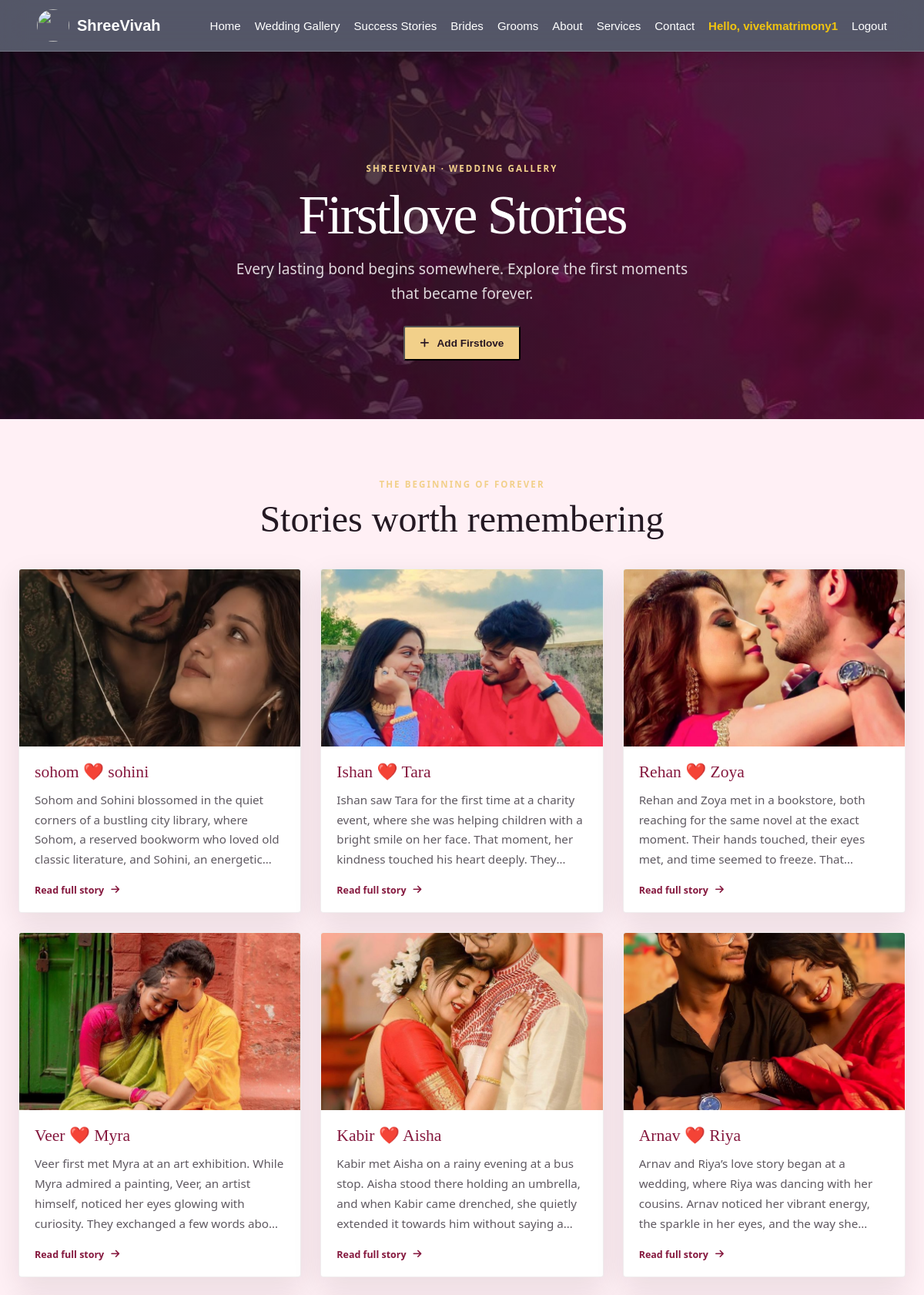
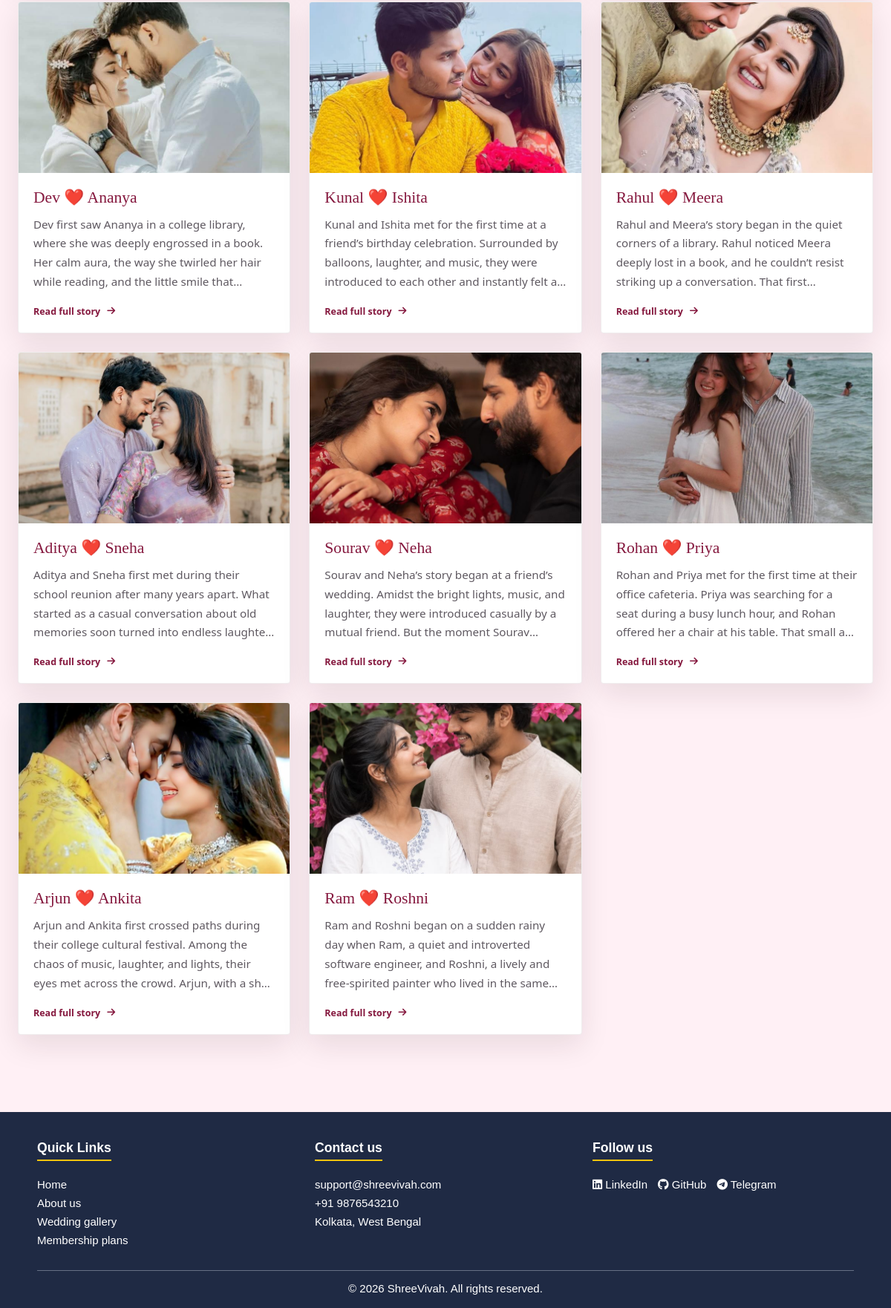
Page /works/firstlook/ (signed in) on the committed database (2 pictures, top to bottom).
### works/models.py (models this page shows, shortened)
class Firstlook(models.Model):
    title = models.CharField(max_length=200)
    description = models.TextField(blank=True)
    image = models.ImageField(upload_to=firstlook_image_upload_to, blank=True)
    image_path = models.CharField(max_length=255, blank=True)
    class Meta:
        verbose_name = "Firstlove story"
        verbose_name_plural = "Firstlove stories"

### works/views.py (the view)
# urls.py: path('firstlook/', views.firstlook, name='firstlook'),
@login_required
def firstlook(request):
    firstlooks = Firstlook.objects.order_by("-pk")
    form = FirstlookForm(
        request.POST if request.method == "POST" else None,
        request.FILES if request.method == "POST" else None,
    )
    if request.method == "POST":
        if form.is_valid():
            form.save()
            messages.success(request, "Your Firstlove story has been added.")
            return redirect("firstlook")
    return render(
        request,
        "works/firstlook.html",
        {"firstlooks": firstlooks, "form": form},
    )

### works/templates/works/firstlook.html (shortened to what this page needs)
{% load static %}
<!DOCTYPE html>
<html lang="en">
<head>
  <link rel="stylesheet" href="{% static 'works/css/firstlook.css' %}">
</head>
<body>
  {% include "main/navbar.html" %}
  <header class="hero">
    <p class="hero-eyebrow">ShreeVivah · Wedding Gallery</p>
    <h1>Firstlove Stories</h1>
    <p>Every lasting bond begins somewhere. Explore the first moments that became forever.</p>
    <button
      class="add-story-button"
      id="add-firstlove-toggle"
      type="button"
      aria-controls="add-firstlove"
      aria-expanded="{% if form.errors %}true{% else %}false{% endif %}">
      <i class="fa-solid fa-plus" aria-hidden="true"></i> Add Firstlove
    </button>
  </header>
  <section class="couples">
    <div class="stories-intro">
      <span class="stories-kicker">The beginning of forever</span>
      <h2>Stories worth remembering</h2>
    </div>
    {% for story in firstlooks %}
    <article class="couple-card">
      <button
        class="story-card-trigger"
        type="button"
        data-story-title="{{ story.title }}"
        data-story="{{ story.description }}"
        aria-label="Read the full story of {{ story.title }}">
        {% if story.image %}
          <img src="{{ story.image.url }}" alt="" loading="lazy">
        {% elif story.image_path %}
          <img src="{% static story.image_path %}" alt="" loading="lazy">
        {% endif %}
        <span class="story-card-title">{{ story.title }}</span>
        <span class="story-card-preview">{{ story.description }}</span>
        <span class="story-card-more">Read full story <i class="fa-solid fa-arrow-right" aria-hidden="true"></i></span>
      </button>
    </article>
    {% endfor %}
  </section>
  {% include "main/footer.html" %}
</body>
</html>

### main/templates/main/navbar.html (shortened to what this page needs)
{% load static %}
<link rel="stylesheet" href="{% static 'main/css/site-shell.css' %}?v=2">
<link rel="stylesheet" href="https://cdnjs.cloudflare.com/ajax/libs/font-awesome/6.5.0/css/all.min.css">
{% url 'index' as home_url %}
{% url 'work' as work_url %}
{% url 'success_stories' as stories_url %}
{% url 'bride' as bride_url %}
{% url 'groom' as groom_url %}
{% url 'about' as about_url %}
{% url 'services' as services_url %}
{% url 'contact' as contact_url %}
<header class="site-header">
  <a class="site-brand" href="{% url 'index' %}">
    <img src="{% static 'main/images/1.png' %}" alt="">
    <span>ShreeVivah</span>
  </a>
  <nav class="site-nav" id="site-nav" aria-label="Main navigation">
    <a href="{{ home_url }}"{% if request.path == home_url %} class="is-active" aria-current="page"{% endif %}>Home</a>
    <a href="{{ work_url }}"{% if request.path == work_url %} class="is-active" aria-current="page"{% endif %}>Wedding Gallery</a>
    <a href="{{ stories_url }}"{% if request.path == stories_url %} class="is-active" aria-current="page"{% endif %}>Success Stories</a>
    <a href="{{ bride_url }}"{% if request.path == bride_url %} class="is-active" aria-current="page"{% endif %}>Brides</a>
    <a href="{{ groom_url }}"{% if request.path == groom_url %} class="is-active" aria-current="page"{% endif %}>Grooms</a>
    <a href="{{ about_url }}"{% if request.path == about_url %} class="is-active" aria-current="page"{% endif %}>About</a>
    <a href="{{ services_url }}"{% if request.path == services_url %} class="is-active" aria-current="page"{% endif %}>Services</a>
    <a href="{{ contact_url }}"{% if request.path == contact_url %} class="is-active" aria-current="page"{% endif %}>Contact</a>
    {% if request.user.is_authenticated %}
      <span class="site-nav-user">Hello, {{ request.user.username }}</span>
      <a href="{% url 'logout' %}">Logout</a>
    {% else %}
      <a href="{% url 'signup' %}">Sign up</a>
      <a href="{% url 'login' %}">Login</a>
    {% endif %}
  </nav>
</header>

### main/templates/main/footer.html
<footer class="site-footer">
  <div class="site-footer-inner">
    <section class="site-footer-section" aria-labelledby="footer-links-title">
      <h2 id="footer-links-title">Quick Links</h2>
      <ul>
        <li><a href="{% url 'index' %}">Home</a></li>
        <li><a href="{% url 'about' %}">About us</a></li>
        <li><a href="{% url 'work' %}">Wedding gallery</a></li>
        <li><a href="{% url 'plans' %}">Membership plans</a></li>
      </ul>
    </section>
    <section class="site-footer-section" aria-labelledby="footer-contact-title">
      <h2 id="footer-contact-title">Contact us</h2>
      <p><a href="mailto:support@shreevivah.com">support@shreevivah.com</a></p>
      <p><a href="tel:+919876543210">+91 9876543210</a></p>
      <p>Kolkata, West Bengal</p>
    </section>
    <section class="site-footer-section" aria-labelledby="footer-social-title">
      <h2 id="footer-social-title">Follow us</h2>
      <ul class="site-social-links">
        <li><a href="https://www.linkedin.com/in/srimanta-bag-719793371/" aria-label="LinkedIn"><i class="fa-brands fa-linkedin" aria-hidden="true"></i> LinkedIn</a></li>
        <li><a href="https://github.com/DeveloperSimu" aria-label="GitHub"><i class="fa-brands fa-github" aria-hidden="true"></i> GitHub</a></li>
        <li><a href="https://t.me/S_Floating_Heart" aria-label="Telegram"><i class="fa-brands fa-telegram" aria-hidden="true"></i> Telegram</a></li>
      </ul>
    </section>
  </div>
  <p class="site-footer-bottom">&copy; 2026 ShreeVivah. All rights reserved.</p>
</footer>

### works/static/works/css/firstlook.css (style rules this page uses)
body { margin: 0; font-family: 'Segoe UI', sans-serif; background: #fff0f5; color: #333; }
.hero { text-align: center; padding: 80px 20px; background: linear-gradient(120deg, rgba(228, 81, 86, 0.6), lab(8.93% 6.45 5.32 / 0.6)), url('../images/b1.jpeg') no-repeat center/cover; color: white; }
.hero h1 { font-size: 2.5rem; margin-bottom: 10px; opacity: 0; transform: translateY(30px); animation: fadeUp 1.5s ease forwards; }
.hero p { font-size: 1.2rem; opacity: 0; transform: translateY(30px); animation: fadeUp 2s ease forwards; animation-delay: 0.5s; }
.couples { display: grid; grid-template-columns: repeat(auto-fit, minmax(320px, 1fr)); gap: 20px; padding: 30px; }
.couple-card { background: white; border-radius: 15px; box-shadow: 0 4px 10px rgba(0,0,0,0.15); overflow: hidden; transition: transform 0.3s; }
.couple-card img { width: 100%; height: 250px; object-fit: cover; }
.hero { position: relative; padding: clamp(82px, 11vw, 140px) 22px 76px; background: linear-gradient(115deg, rgba(18, 12, 24, .88), rgba(89, 18, 47, .68)), url('../images/b1.jpeg') no-repeat center/cover; }
.hero-eyebrow, .stories-kicker { color: #f2d08a; font-size: .72rem !important; font-weight: 700; letter-spacing: .18em; text-transform: uppercase; }
.hero h1 { margin: 12px 0; font-family: Georgia, 'Times New Roman', serif; font-size: clamp(2.7rem, 6vw, 5rem); font-weight: 400; letter-spacing: -.04em; }
.hero > p:not(.hero-eyebrow) { max-width: 620px; margin: 0 auto 25px; color: rgba(255, 255, 255, .84); line-height: 1.7; }
.add-story-button { display: inline-flex; align-items: center; gap: 10px; padding: 13px 20px; border-radius: 3px; background: #f2d08a; color: #271622; font-size: .85rem; font-weight: 700; text-decoration: none; transition: transform .2s ease, background .2s ease; }
.couples { max-width: 1320px; margin: 0 auto; padding: clamp(36px, 6vw, 76px) 24px; gap: 25px; }
.stories-intro { grid-column: 1 / -1; padding: 0 0 12px; text-align: center; }
.stories-intro h2 { margin: 8px 0 0; color: #241923; font-family: Georgia, 'Times New Roman', serif; font-size: clamp(2rem, 4vw, 3rem); font-weight: 400; }
.couple-card { min-width: 0; min-height: 0; border: 1px solid rgba(70, 28, 47, .08); border-radius: 4px; background: #fff; box-shadow: 0 14px 38px rgba(38, 20, 32, .1); overflow: hidden; transition: transform .2s ease, box-shadow .2s ease; }
.story-card-trigger { width: 100%; height: 100%; min-height: 440px; display: flex; flex-direction: column; align-items: stretch; padding: 0; border: 0; background: transparent; color: inherit; cursor: pointer; font: inherit; text-align: left; }
.story-card-trigger img { width: 100%; height: 230px; flex: 0 0 230px; object-fit: cover; }
.story-card-title { display: block; margin: 20px 20px 10px; color: #85183e; font-family: Georgia, 'Times New Roman', serif; font-size: 1.35rem; line-height: 1.25; }
.story-card-preview { display: -webkit-box; margin: 0 20px; overflow: hidden; color: #5f5961; font-size: .95rem; line-height: 1.7; -webkit-box-orient: vertical; -webkit-line-clamp: 4; }
.story-card-more { display: flex; align-items: center; gap: 9px; margin: auto 20px 20px; padding-top: 18px; color: #85183e; font-size: .78rem; font-weight: 700; }
.story-card-more i { transition: transform .2s ease; }

### static/responsive.css (style rules this page uses)
*, *::before, *::after { box-sizing: border-box; }
html { max-width: 100%; overflow-x: clip; }
body { max-width: 100%; }
img, video, iframe { max-width: 100%; }
input, select, textarea, button { max-width: 100%; }

### rows in the picture
Firstlook: image (picture), title "sohom ❤️ sohini", description "Sohom and Sohini blossomed in the quiet corners of a bustling city library, where Sohom, a reserved bookworm who loved old classic literature, and Sohini, an…"
Firstlook: image_path (picture), title "Ishan ❤️ Tara", description "Ishan saw Tara for the first time at a charity event, where she was helping children with a bright smile on her face. That moment, her kindness touched his heart deeply.…"
Firstlook: image_path (picture), title "Rehan ❤️ Zoya", description "Rehan and Zoya met in a bookstore, both reaching for the same novel at the exact moment. Their hands touched, their eyes met, and time seemed to freeze.…"
Firstlook: image_path (picture), title "Veer ❤️ Myra", description "Veer first met Myra at an art exhibition. While Myra admired a painting, Veer, an artist himself, noticed her eyes glowing with curiosity. They exchanged a few words…"
Firstlook: image_path (picture), title "Kabir ❤️ Aisha", description "Kabir met Aisha on a rainy evening at a bus stop. Aisha stood there holding an umbrella, and when Kabir came drenched, she quietly extended it towards him without saying…"
Firstlook: image_path (picture), title "Arnav ❤️ Riya", description "Arnav and Riya’s love story began at a wedding, where Riya was dancing with her cousins. Arnav noticed her vibrant energy, the sparkle in her eyes, and the way…"
Firstlook: image_path (picture), title "Dev ❤️ Ananya", description "Dev first saw Ananya in a college library, where she was deeply engrossed in a book. Her calm aura, the way she twirled her hair while reading, and the little smile…"
Firstlook: image_path (picture), title "Kunal ❤️ Ishita", description "Kunal and Ishita met for the first time at a friend’s birthday celebration. Surrounded by balloons, laughter, and music, they were introduced to each other and instantly felt…"
Firstlook: image_path (picture), title "Rahul ❤️ Meera", description "Rahul and Meera’s story began in the quiet corners of a library. Rahul noticed Meera deeply lost in a book, and he couldn’t resist striking up a conversation. That…"
Firstlook: image_path (picture), title "Aditya ❤️ Sneha", description "Aditya and Sneha first met during their school reunion after many years apart. What started as a casual conversation about old memories soon turned into endless…"
Firstlook: image_path (picture), title "Sourav ❤️ Neha", description "Sourav and Neha’s story began at a friend’s wedding. Amidst the bright lights, music, and laughter, they were introduced casually by a mutual friend. But the moment…"
Firstlook: image_path (picture), title "Rohan ❤️ Priya", description "Rohan and Priya met for the first time at their office cafeteria. Priya was searching for a seat during a busy lunch hour, and Rohan offered her a chair at his table. That small…"
Firstlook: image_path (picture), title "Arjun ❤️ Ankita", description "Arjun and Ankita first crossed paths during their college cultural festival. Among the chaos of music, laughter, and lights, their eyes met across the crowd. Arjun, with a…"
Firstlook: image (picture), title "Ram ❤️ Roshni", description "Ram and Roshni began on a sudden rainy day when Ram, a quiet and introverted software engineer, and Roshni, a lively and free-spirited painter who lived in the…"

### other values in the picture
{{ request.user.username }} "vivekmatrimony1"
